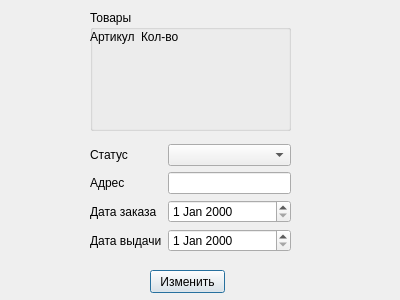
<?xml version="1.0" encoding="UTF-8"?>
<ui version="4.0">
 <class>Dialog</class>
 <widget class="QDialog" name="Dialog">
  <property name="geometry">
   <rect>
    <x>0</x>
    <y>0</y>
    <width>400</width>
    <height>300</height>
   </rect>
  </property>
  <property name="windowTitle">
   <string>Dialog</string>
  </property>
  <widget class="QWidget" name="formLayoutWidget">
   <property name="geometry">
    <rect>
     <x>90</x>
     <y>144</y>
     <width>201</width>
     <height>141</height>
    </rect>
   </property>
   <layout class="QFormLayout" name="formLayout">
    <item row="4" column="1">
     <widget class="QComboBox" name="statusCombo"/>
    </item>
    <item row="4" column="0">
     <widget class="QLabel" name="b">
      <property name="text">
       <string>Статус</string>
      </property>
     </widget>
    </item>
    <item row="5" column="1">
     <widget class="QLineEdit" name="address"/>
    </item>
    <item row="5" column="0">
     <widget class="QLabel" name="q">
      <property name="text">
       <string>Адрес</string>
      </property>
     </widget>
    </item>
    <item row="6" column="0">
     <widget class="QLabel" name="a">
      <property name="text">
       <string>Дата заказа</string>
      </property>
     </widget>
    </item>
    <item row="7" column="0">
     <widget class="QLabel" name="s">
      <property name="text">
       <string>Дата выдачи</string>
      </property>
     </widget>
    </item>
    <item row="6" column="1">
     <widget class="QDateEdit" name="dateOrder"/>
    </item>
    <item row="7" column="1">
     <widget class="QDateEdit" name="dateGive"/>
    </item>
   </layout>
  </widget>
  <widget class="QPushButton" name="editBtn">
   <property name="geometry">
    <rect>
     <x>150</x>
     <y>270</y>
     <width>75</width>
     <height>23</height>
    </rect>
   </property>
   <property name="text">
    <string>Изменить</string>
   </property>
  </widget>
  <widget class="QGroupBox" name="groupBox">
   <property name="geometry">
    <rect>
     <x>90</x>
     <y>10</y>
     <width>201</width>
     <height>121</height>
    </rect>
   </property>
   <property name="title">
    <string>Товары</string>
   </property>
   <widget class="QWidget" name="formLayoutWidget_2">
    <property name="geometry">
     <rect>
      <x>0</x>
      <y>20</y>
      <width>201</width>
      <height>101</height>
     </rect>
    </property>
    <layout class="QFormLayout" name="formLayout_2">
     <item row="0" column="0">
      <widget class="QLabel" name="label">
       <property name="text">
        <string>Артикул</string>
       </property>
      </widget>
     </item>
     <item row="0" column="1">
      <widget class="QLabel" name="label_2">
       <property name="text">
        <string>Кол-во</string>
       </property>
      </widget>
     </item>
     <item row="1" column="1">
      <layout class="QVBoxLayout" name="amountLay"/>
     </item>
     <item row="1" column="0">
      <layout class="QVBoxLayout" name="articulLay"/>
     </item>
    </layout>
   </widget>
  </widget>
 </widget>
 <resources/>
 <connections/>
</ui>
